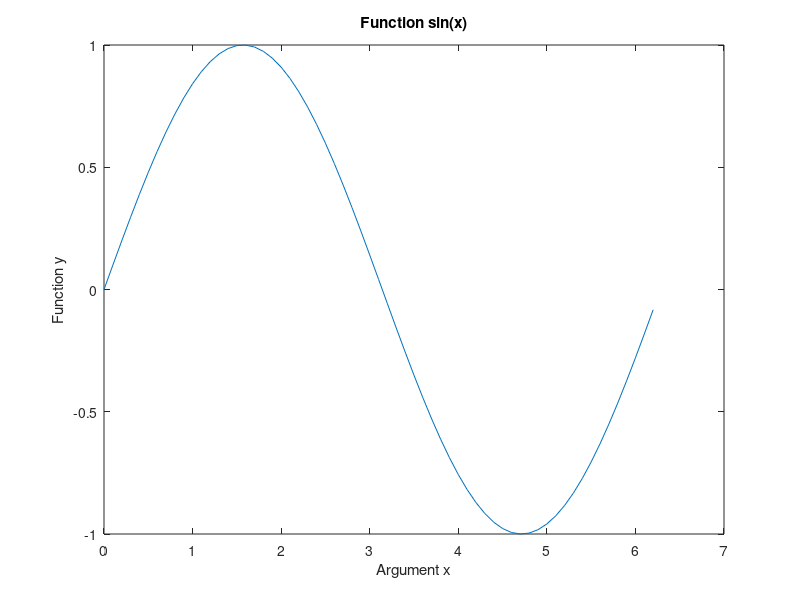

Reproduce this figure in MATLAB.
clear all;
clc;
x=0:0.1:6.28;
y=sin(x); 
grid on; % Отображение сетки
plot(x,y) % Построение графика функции
title ('Function sin(x)') % Заголовок графика
xlabel('Argument x') % Подпись по оси x
ylabel('Function y') % Подпись по оси у
print -dtiff -r200 randName